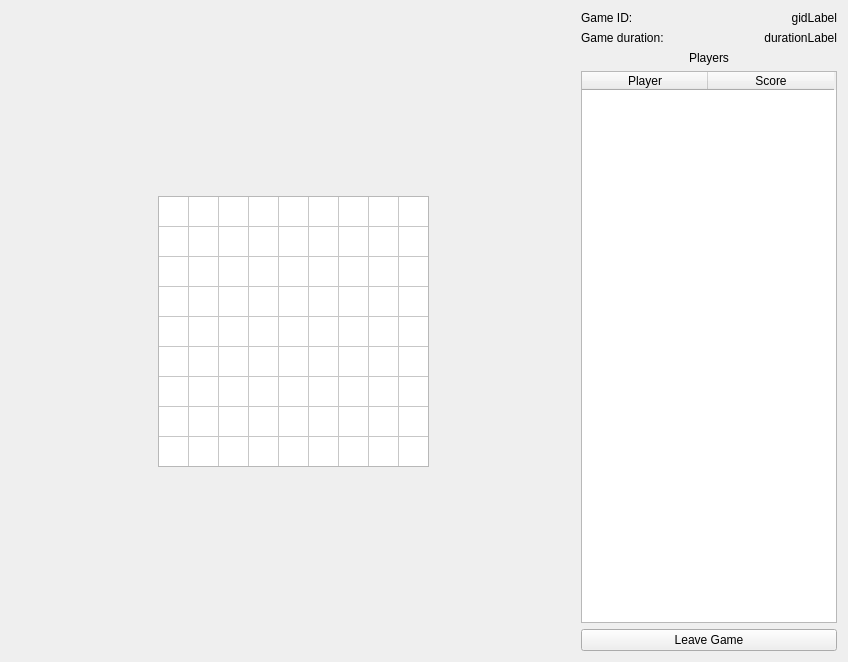
<?xml version="1.0" encoding="UTF-8"?>
<ui version="4.0">
 <class>gameWindow</class>
 <widget class="QWidget" name="gameWindow">
  <property name="geometry">
   <rect>
    <x>0</x>
    <y>0</y>
    <width>848</width>
    <height>662</height>
   </rect>
  </property>
  <property name="windowTitle">
   <string>SudokuMP Game Session</string>
  </property>
  <layout class="QHBoxLayout" name="horizontalLayout">
   <item>
    <spacer name="horizontalSpacer">
     <property name="orientation">
      <enum>Qt::Horizontal</enum>
     </property>
     <property name="sizeHint" stdset="0">
      <size>
       <width>40</width>
       <height>20</height>
      </size>
     </property>
    </spacer>
   </item>
   <item>
    <layout class="QVBoxLayout" name="verticalLayout_2">
     <item>
      <spacer name="verticalSpacer">
       <property name="orientation">
        <enum>Qt::Vertical</enum>
       </property>
       <property name="sizeHint" stdset="0">
        <size>
         <width>20</width>
         <height>40</height>
        </size>
       </property>
      </spacer>
     </item>
     <item>
      <widget class="QTableWidget" name="boardTable">
       <property name="minimumSize">
        <size>
         <width>271</width>
         <height>271</height>
        </size>
       </property>
       <property name="verticalScrollBarPolicy">
        <enum>Qt::ScrollBarAlwaysOff</enum>
       </property>
       <property name="horizontalScrollBarPolicy">
        <enum>Qt::ScrollBarAlwaysOff</enum>
       </property>
       <property name="editTriggers">
        <set>QAbstractItemView::DoubleClicked|QAbstractItemView::EditKeyPressed</set>
       </property>
       <property name="selectionMode">
        <enum>QAbstractItemView::SingleSelection</enum>
       </property>
       <property name="textElideMode">
        <enum>Qt::ElideMiddle</enum>
       </property>
       <property name="cornerButtonEnabled">
        <bool>false</bool>
       </property>
       <property name="rowCount">
        <number>9</number>
       </property>
       <property name="columnCount">
        <number>9</number>
       </property>
       <attribute name="horizontalHeaderVisible">
        <bool>false</bool>
       </attribute>
       <attribute name="horizontalHeaderDefaultSectionSize">
        <number>30</number>
       </attribute>
       <attribute name="horizontalHeaderMinimumSectionSize">
        <number>30</number>
       </attribute>
       <attribute name="verticalHeaderVisible">
        <bool>false</bool>
       </attribute>
       <attribute name="verticalHeaderMinimumSectionSize">
        <number>30</number>
       </attribute>
       <row/>
       <row/>
       <row/>
       <row/>
       <row/>
       <row/>
       <row/>
       <row/>
       <row/>
       <column/>
       <column/>
       <column/>
       <column/>
       <column/>
       <column/>
       <column/>
       <column/>
       <column/>
      </widget>
     </item>
     <item>
      <spacer name="verticalSpacer_2">
       <property name="orientation">
        <enum>Qt::Vertical</enum>
       </property>
       <property name="sizeHint" stdset="0">
        <size>
         <width>20</width>
         <height>40</height>
        </size>
       </property>
      </spacer>
     </item>
    </layout>
   </item>
   <item>
    <spacer name="horizontalSpacer_2">
     <property name="orientation">
      <enum>Qt::Horizontal</enum>
     </property>
     <property name="sizeHint" stdset="0">
      <size>
       <width>40</width>
       <height>20</height>
      </size>
     </property>
    </spacer>
   </item>
   <item>
    <layout class="QVBoxLayout" name="verticalLayout">
     <item>
      <layout class="QHBoxLayout" name="horizontalLayout_3">
       <item>
        <widget class="QLabel" name="label_4">
         <property name="text">
          <string>Game ID:</string>
         </property>
        </widget>
       </item>
       <item>
        <widget class="QLabel" name="gidLabel">
         <property name="text">
          <string>gidLabel</string>
         </property>
         <property name="alignment">
          <set>Qt::AlignRight|Qt::AlignTrailing|Qt::AlignVCenter</set>
         </property>
        </widget>
       </item>
      </layout>
     </item>
     <item>
      <layout class="QHBoxLayout" name="horizontalLayout_2">
       <item>
        <widget class="QLabel" name="label_2">
         <property name="text">
          <string>Game duration:</string>
         </property>
        </widget>
       </item>
       <item>
        <widget class="QLabel" name="durationLabel">
         <property name="text">
          <string>durationLabel</string>
         </property>
         <property name="alignment">
          <set>Qt::AlignRight|Qt::AlignTrailing|Qt::AlignVCenter</set>
         </property>
        </widget>
       </item>
      </layout>
     </item>
     <item>
      <widget class="QLabel" name="label">
       <property name="sizePolicy">
        <sizepolicy hsizetype="Minimum" vsizetype="Preferred">
         <horstretch>0</horstretch>
         <verstretch>0</verstretch>
        </sizepolicy>
       </property>
       <property name="text">
        <string>Players</string>
       </property>
       <property name="alignment">
        <set>Qt::AlignCenter</set>
       </property>
      </widget>
     </item>
     <item>
      <widget class="QTableWidget" name="playersTable">
       <property name="editTriggers">
        <set>QAbstractItemView::NoEditTriggers</set>
       </property>
       <property name="alternatingRowColors">
        <bool>true</bool>
       </property>
       <property name="selectionMode">
        <enum>QAbstractItemView::NoSelection</enum>
       </property>
       <property name="cornerButtonEnabled">
        <bool>false</bool>
       </property>
       <attribute name="horizontalHeaderDefaultSectionSize">
        <number>126</number>
       </attribute>
       <attribute name="horizontalHeaderMinimumSectionSize">
        <number>100</number>
       </attribute>
       <attribute name="verticalHeaderVisible">
        <bool>false</bool>
       </attribute>
       <column>
        <property name="text">
         <string>Player</string>
        </property>
       </column>
       <column>
        <property name="text">
         <string>Score</string>
        </property>
       </column>
      </widget>
     </item>
     <item>
      <widget class="QPushButton" name="leaveGameButton">
       <property name="text">
        <string>Leave Game</string>
       </property>
      </widget>
     </item>
    </layout>
   </item>
  </layout>
  <zorder>horizontalSpacer</zorder>
  <zorder>horizontalSpacer_2</zorder>
 </widget>
 <resources/>
 <connections/>
</ui>
